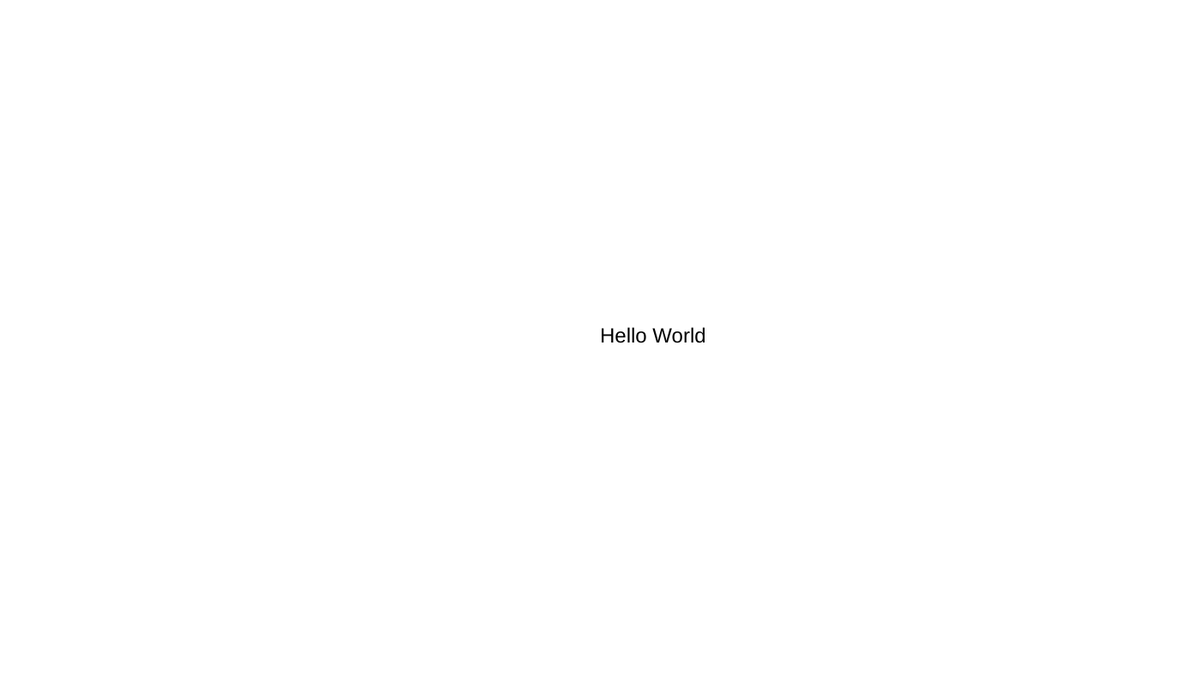
Frame 1 (no input)
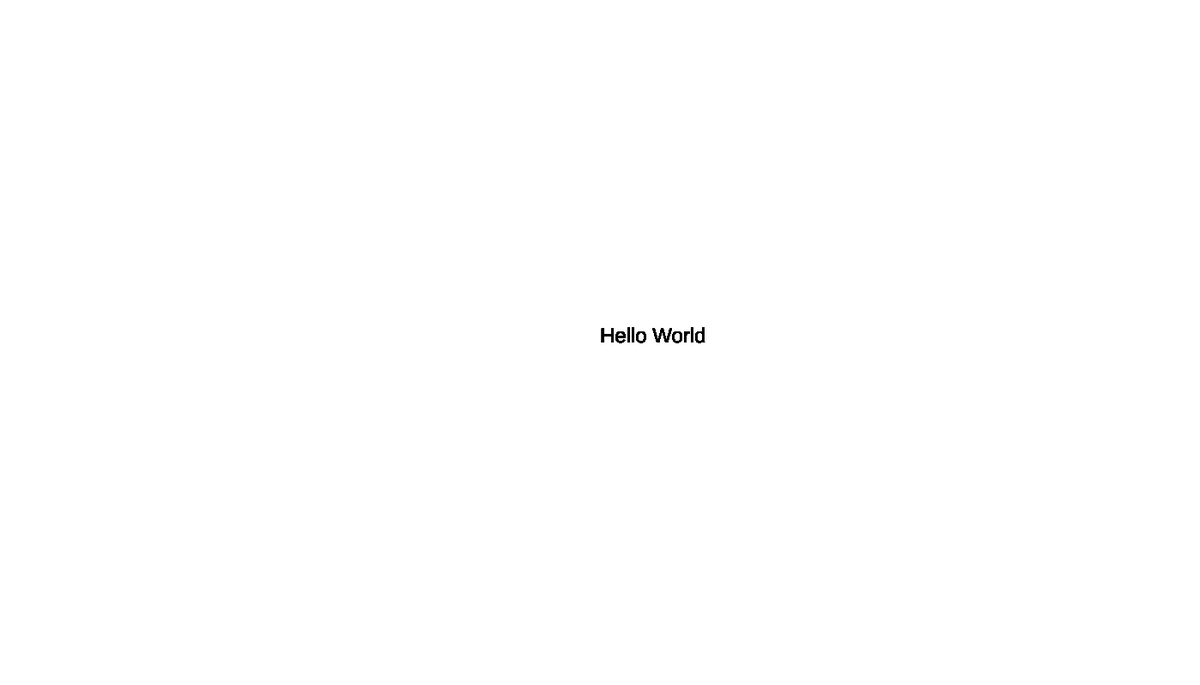
Frame 60 (no input)
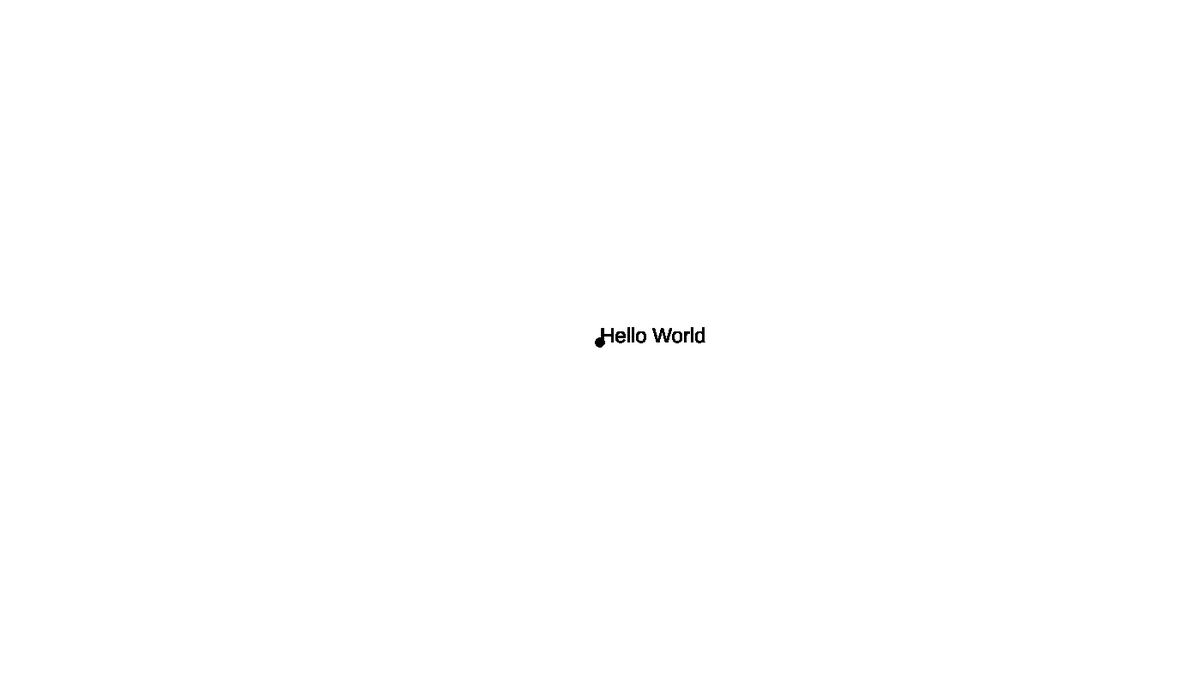
Frame 120 (the mouse pressed at the canvas centre since frame 60)

The p5.js sketch that drew these frames (run headless with seeded random() and noise() and a simulated clock; from frame 60 on, the mouse is pressed at the canvas centre):

// p5.js sketch
// ── sketch.js

// Setup code goes here
function setup() {
  createCanvas(1400, 800);
  textSize(24);
 }


 var size = 10;
 var clr = 0;
// Draw code goes here
function draw() {
  text("Hello World", width/2, height/2);
  if (mouseIsPressed) {
    fill(clr);
    ellipse(mouseX, mouseY, size, size);
  } 
}

function keyPressed() {
  if (keyCode === ENTER) {
    redraw();
  } else if (keyCode === UP_ARROW) {
    size = size + 1;
  } else if (keyCode === DOWN_ARROW) {
    size = size - 1;
  }
  console.log("color: " + clr + "\nsize: " + size);
}
